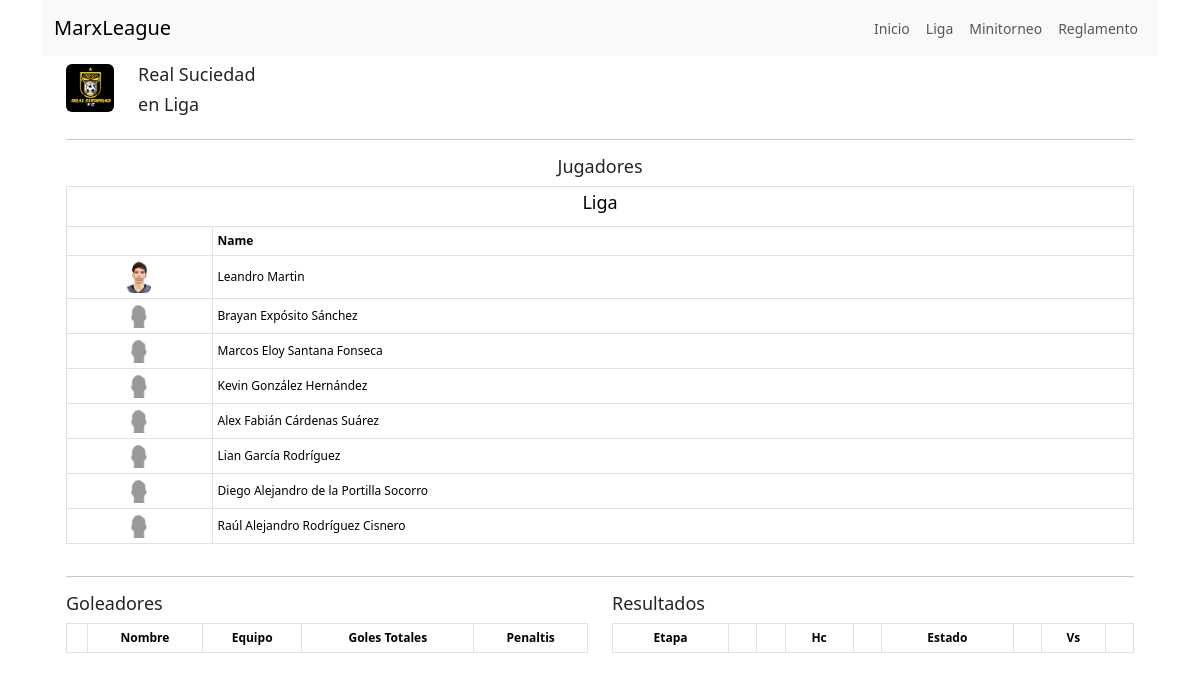
Screenshot of /team-details/liga/real_suciedad with the database file from the repository.
### futbol/models/team.py (models this page shows, shortened)
class Team(models.Model):
    name = models.CharField(max_length=100, unique=True, null=True, blank=True)
    slug = models.SlugField(max_length=100, unique=True, blank=True, null=True)
    grade = models.CharField(max_length=50, null=True, blank=True)
    abbrev = models.CharField(max_length=3, null=True, blank=True)
    imagen = models.CharField(max_length=3, null=True, blank=True)

### futbol/models/league.py (models this page shows, shortened)
class League(models.Model):
    name = models.CharField(max_length=100, unique=True, default="Nombre")
    slug = models.SlugField(max_length=100, unique=True, blank=True, null=True)
    teams = models.ManyToManyField('Team', related_name='leagues')

### futbol/models/player_league_team.py (models this page shows, shortened)
class PlayerLeagueTeam(models.Model):
    player = models.ForeignKey(Player, on_delete=models.CASCADE)
    league = models.ForeignKey(League, on_delete=models.CASCADE)
    team = models.ForeignKey(Team, on_delete=models.CASCADE)

### futbol/models/player.py (models this page shows, shortened)
class Player(models.Model):
    name = models.CharField(max_length=100, unique=True, default="Nombre")
    grade = models.CharField(max_length=50, null=True, blank=True)
    imagen = models.CharField(max_length=100, null=True, blank=True)
    alias = models.CharField(max_length=50, null=True, blank=True)

### futbol/views/pages/team_details_page.py (the view)
# urls.py: path("team-details/<slug:league_slug>/<slug:team_slug>", TeamDetailsPageView.as_view(), name="team_details_page")
class TeamDetailsPageView(TemplateView):
    template_name = "pages/team_details_page.html"
    def get_context_data(self, **kwargs):
        context = super().get_context_data(**kwargs)
        leagues = League.objects.all()
        team = Team.objects.get(slug=kwargs.get("team_slug"))
        league = League.objects.get(slug=kwargs.get("league_slug"))
        players_leagues_teams = PlayerLeagueTeam.objects.filter(
            team=team, league=league
        )
        schedules_view = ScheduleView(**kwargs)
        schedules_context = schedules_view.get_context_data(
            request=self.request,
            league_slug=self.kwargs.get("league_slug"),
            team_slug=self.kwargs.get("team_slug"),
        )
        context["schedules"] = render_to_string(
            schedules_view.template_name, schedules_context
        )
        stats_goals_view = StatsGoalsView(**kwargs)
        stats_goals_context = stats_goals_view.get_context_data(
            request=self.request,
            league_slug=self.kwargs.get("league_slug"),
            team_slug=self.kwargs.get("team_slug"),
        )
        stats_goals_view = render_to_string(
            stats_goals_view.template_name, stats_goals_context
        )
        context["stats_goals_view"] = stats_goals_view
        context["team"] = team
        context["players_leagues_teams"] = players_leagues_teams
        context["league"] = league
        context["leagues"] = leagues
        return context

### futbol/templates/views/schedule_view.html (shortened to what this page needs)
{% load static %}
<table class="table table-bordered table-condensed">
  <thead>
    <tr>
      <th class="text-center">Etapa</th>
      <th class="text-center"></th>
      <th class="text-center"></th>
      <th class="text-center">Hc</th>
      <th class="text-center"></th>
      <th class="text-center">Estado</th>
      <th class="text-center"></th>
      <th class="text-center">Vs</th>
      <th class="text-center"></th>
    </tr>
  </thead>
</table>

### futbol/templates/pages/team_details_page.html (shortened to what this page needs)
{% extends './base.html' %}
{% load static %}
{% block content %}
  <div class="container">
    <div class="row">
      <div class="col-auto">
        <img style="height: 48; width: 48px" src="{% static 'futbol/images/logos/' %}{{ team.imagen|default:'na' }}.png" class="rounded" alt="Logo" />
      </div>
      <div class="col">
        <h1>{{ team.name }}</h1>
        <h1>en {{ league.name }}</h1>
      </div>
    </div>
    <hr />
    <h5 class="text-center">Jugadores</h5>
    <div class="row">
        <div class="col-md">
          <table class="table table-bordered">
            <thead>
              <tr>
                <th class="text-center align-middle"  colspan="2"><h2>{{ league.name }}</h2></th>
              </tr>
              <tr>
                <th scope="col"></th>
                <th scope="col">Name</th>
              </tr>
            </thead>
            <tbody>
              {% for player_league_team in players_leagues_teams %}
                  <tr>
                    <td class="text-center align-middle">
                      <img style="height: 24; width: 24px" src="{% static 'futbol/images/players/' %}{{ player_league_team.player.imagen|default:'na' }}.png" class="rounded" alt="Logo" />
                    </td>
                    <td class="align-middle">{{ player_league_team.player.name }}</td>
                  </tr>
              {% endfor %}
            </tbody>
          </table>
        </div>
    </div>
    <hr />
    <div class="row mt-2">
      <div class="col-md">
        <div class="d-flex justify-content-between">
          <h3 class="mr-auto">Goleadores</h3>
        </div>
        {{ stats_goals_view }}
      </div>
      <div class="col-md">
        <div class="d-flex justify-content-between">
          <h3 class="mr-auto">Resultados</h3>
        </div>
        {{ schedules }}
      </div>
    </div>
  </div>
{% endblock %}

### static/css/style.css (style rules this page uses)
body { font-size: 14px; }
h1, h2, h3, h4, h5, h6 { font-size: 18px; color: var(--primary-color); }
.table { font-size: 12px; border-spacing: 0; border-collapse: collapse; }
.table th, .table td { padding: 5px; }

### rows the page displays
Team: name "Real Suciedad"
League: name "Liga"
PlayerLeagueTeam: player.imagen (picture), player.name "Leandro Martin"
PlayerLeagueTeam: player.name "Brayan Expósito Sánchez"
PlayerLeagueTeam: player.name "Marcos Eloy Santana Fonseca"
PlayerLeagueTeam: player.name "Kevin González Hernández"
PlayerLeagueTeam: player.name "Alex Fabián Cárdenas Suárez"
PlayerLeagueTeam: player.name "Lian García Rodríguez"
PlayerLeagueTeam: player.name "Diego Alejandro de la Portilla Socorro"
PlayerLeagueTeam: player.name "Raúl Alejandro Rodríguez Cisnero"
